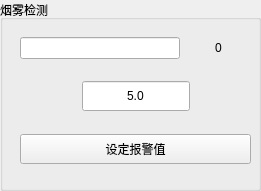
     <widget class="QGroupBox" name="groupBox_20">
      <property name="geometry">
       <rect>
        <x>270</x>
        <y>220</y>
        <width>261</width>
        <height>191</height>
       </rect>
      </property>
      <property name="title">
       <string>烟雾检测</string>
      </property>
      <widget class="QWidget" name="layoutWidget_24">
       <property name="geometry">
        <rect>
         <x>20</x>
         <y>20</y>
         <width>231</width>
         <height>161</height>
        </rect>
       </property>
       <layout class="QVBoxLayout" name="verticalLayout_44">
        <item>
         <layout class="QVBoxLayout" name="verticalLayout_45">
          <item>
           <layout class="QHBoxLayout" name="horizontalLayout_75"/>
          </item>
          <item>
           <spacer name="verticalSpacer_18">
            <property name="orientation">
             <enum>Qt::Vertical</enum>
            </property>
            <property name="sizeHint" stdset="0">
             <size>
              <width>20</width>
              <height>40</height>
             </size>
            </property>
           </spacer>
          </item>
          <item>
           <layout class="QHBoxLayout" name="horizontalLayout_76"/>
          </item>
         </layout>
        </item>
        <item>
         <layout class="QHBoxLayout" name="horizontalLayout_13">
          <item>
           <widget class="QProgressBar" name="progressBar_device1_smoke">
            <property name="sizePolicy">
             <sizepolicy hsizetype="Minimum" vsizetype="Minimum">
              <horstretch>0</horstretch>
              <verstretch>0</verstretch>
             </sizepolicy>
            </property>
            <property name="minimumSize">
             <size>
              <width>160</width>
              <height>0</height>
             </size>
            </property>
            <property name="styleSheet">
             <string notr="true">QProgressBar::chunk{background:green}</string>
            </property>
            <property name="value">
             <number>0</number>
            </property>
            <property name="textVisible">
             <bool>false</bool>
            </property>
            <property name="textDirection">
             <enum>QProgressBar::TopToBottom</enum>
            </property>
            <property name="format">
             <string>%p%</string>
            </property>
           </widget>
          </item>
          <item>
           <widget class="QLabel" name="label_device1_smoke">
            <property name="sizePolicy">
             <sizepolicy hsizetype="Expanding" vsizetype="Minimum">
              <horstretch>0</horstretch>
              <verstretch>0</verstretch>
             </sizepolicy>
            </property>
            <property name="minimumSize">
             <size>
              <width>10</width>
              <height>0</height>
             </size>
            </property>
            <property name="text">
             <string>0</string>
            </property>
            <property name="alignment">
             <set>Qt::AlignCenter</set>
            </property>
           </widget>
          </item>
         </layout>
        </item>
        <item>
         <spacer name="verticalSpacer_43">
          <property name="orientation">
           <enum>Qt::Vertical</enum>
          </property>
          <property name="sizeHint" stdset="0">
           <size>
            <width>20</width>
            <height>40</height>
           </size>
          </property>
         </spacer>
        </item>
        <item>
         <layout class="QHBoxLayout" name="horizontalLayout_17">
          <item>
           <spacer name="horizontalSpacer_5">
            <property name="orientation">
             <enum>Qt::Horizontal</enum>
            </property>
            <property name="sizeHint" stdset="0">
             <size>
              <width>40</width>
              <height>20</height>
             </size>
            </property>
           </spacer>
          </item>
          <item>
           <widget class="QLineEdit" name="lineEdit_device1_smoke">
            <property name="sizePolicy">
             <sizepolicy hsizetype="Minimum" vsizetype="Minimum">
              <horstretch>0</horstretch>
              <verstretch>0</verstretch>
             </sizepolicy>
            </property>
            <property name="minimumSize">
             <size>
              <width>10</width>
              <height>30</height>
             </size>
            </property>
            <property name="text">
             <string>5.0</string>
            </property>
            <property name="alignment">
             <set>Qt::AlignCenter</set>
            </property>
           </widget>
          </item>
          <item>
           <spacer name="horizontalSpacer_6">
            <property name="orientation">
             <enum>Qt::Horizontal</enum>
            </property>
            <property name="sizeHint" stdset="0">
             <size>
              <width>40</width>
              <height>20</height>
             </size>
            </property>
           </spacer>
          </item>
         </layout>
        </item>
        <item>
         <spacer name="verticalSpacer_19">
          <property name="orientation">
           <enum>Qt::Vertical</enum>
          </property>
          <property name="sizeHint" stdset="0">
           <size>
            <width>20</width>
            <height>40</height>
           </size>
          </property>
         </spacer>
        </item>
        <item>
         <layout class="QHBoxLayout" name="horizontalLayout_77">
          <item>
           <widget class="QPushButton" name="pushButton_device1_smoke">
            <property name="sizePolicy">
             <sizepolicy hsizetype="Minimum" vsizetype="Minimum">
              <horstretch>0</horstretch>
              <verstretch>0</verstretch>
             </sizepolicy>
            </property>
            <property name="minimumSize">
             <size>
              <width>0</width>
              <height>30</height>
             </size>
            </property>
            <property name="text">
             <string>设定报警值</string>
            </property>
           </widget>
          </item>
         </layout>
        </item>
        <item>
         <spacer name="verticalSpacer_20">
          <property name="orientation">
           <enum>Qt::Vertical</enum>
          </property>
          <property name="sizeHint" stdset="0">
           <size>
            <width>20</width>
            <height>40</height>
           </size>
          </property>
         </spacer>
        </item>
       </layout>
      </widget>
     </widget>
